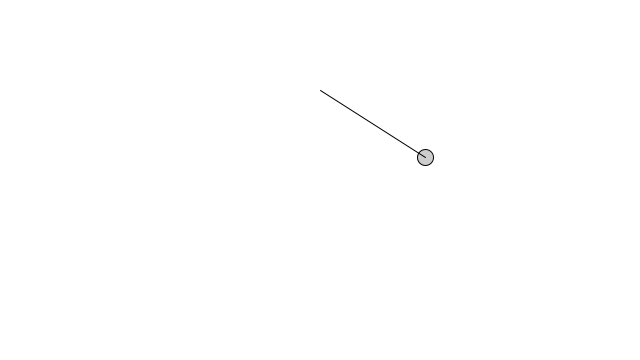
Frame 1 (no input)
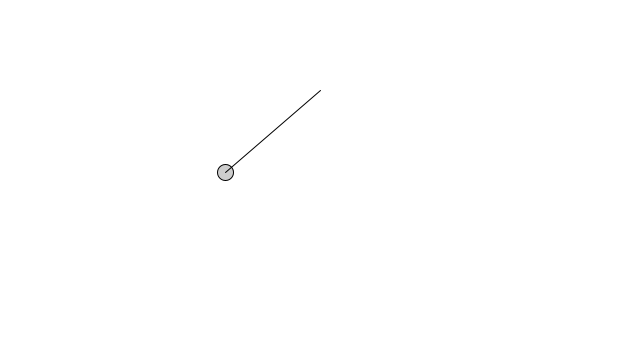
Frame 60 (the mouse pressed at the canvas centre just before this capture)
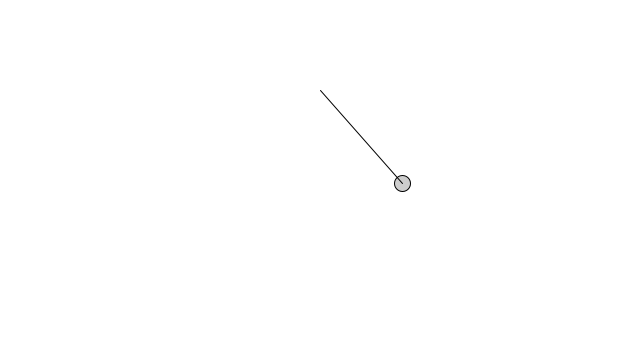
Frame 120 (the mouse held since frame 60 and released just before this capture)

The Processing sketch that drew these frames (run headless with seeded random() and noise(); from frame 60 on, the mouse is pressed at the canvas centre):

// Processing sketch: MathematicalPendulum
// ── MathematicalPendulum.pde
class Pendulum {
  float r;
  float angle;
  float aVelocity;
  float aAcceleration;
  PVector origin = new PVector(width/2, height/4);
  
  Pendulum() {
    angle = 1;
    aVelocity = 0;
    r = 125;
  }

  void update() {
    //      |*
    //angle-|U\
    //      |  \
    //      |   \ 
    //      |    \
    //      |    {\<--- 90 degrees
    //      |    {/O
    //      |    / |\
    //      |   /  |u\<- angle
    //      |  /   V  \
    //      | / gravity
    //      |/
    //       V
    //      Angular force
    float damping = 0.995;
    float gravity = 0.4f;
    aAcceleration = -1 * gravity * sin(angle) / r;
    aVelocity += aAcceleration;
    aVelocity *= damping;
    angle += aVelocity;
  }
  
  void display() {
    //translate(width/2, height/2-150);
    //rotate(PI/2);
    PVector location = new PVector(r*sin(angle), r* cos(angle));
    location.add(origin);
    stroke(0);
    fill(0, 50);
    line(origin.x, origin.y, location.x, location.y);
    ellipse(location.x, location.y, 16,16);
  }
    
}
Pendulum main;
void setup() {
  background(255);
  size(640, 360);
  main = new Pendulum();
}
void draw() {
  background(255);
  main.update();
  main.display();
}
